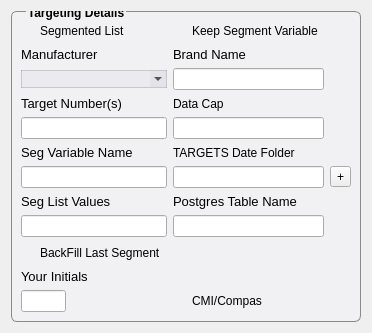
      <widget class="QWidget" name="targetingTab">
       <attribute name="title">
        <string>Targeting</string>
       </attribute>
       <layout class="QHBoxLayout" name="horizontalLayout_2">
        <item>
         <widget class="QGroupBox" name="groupBox">
          <property name="styleSheet">
           <string notr="true">QGroupBox {
font-weight: bold;
border: 1.4px solid rgb(110, 110, 110, 200);
border-radius: 6px;
background: rgb(248, 248, 255, 70);
margin-top: 0.5em;
}
QComboBox {
background-color: rgb(88, 44, 131, 10);
border: 1.4px solid rgb(110, 110, 110, 70);
}
QGroupBox::title {
top: -5px;
left: 15px
}

QLabel {
background: rgb(248, 248, 255, 0);
}

QCheckBox {
background: rgb(248, 248, 255, 0);
}</string>
          </property>
          <property name="title">
           <string>Targeting Details</string>
          </property>
          <layout class="QGridLayout" name="gridLayout_2">
           <item row="22" column="1">
            <widget class="QCheckBox" name="cmi_compass_checkBox">
             <property name="text">
              <string>CMI/Compas</string>
             </property>
            </widget>
           </item>
           <item row="21" column="0">
            <widget class="QLabel" name="label_18">
             <property name="font">
              <font>
               <pointsize>10</pointsize>
              </font>
             </property>
             <property name="text">
              <string>Your Initials</string>
             </property>
            </widget>
           </item>
           <item row="4" column="0">
            <widget class="QLineEdit" name="targetNumber_line_edit">
             <property name="text">
              <string/>
             </property>
            </widget>
           </item>
           <item row="3" column="0">
            <widget class="QLabel" name="label_38">
             <property name="font">
              <font>
               <pointsize>10</pointsize>
              </font>
             </property>
             <property name="text">
              <string>Target Number(s)</string>
             </property>
            </widget>
           </item>
           <item row="0" column="0">
            <widget class="QCheckBox" name="segmentList_checkBox">
             <property name="text">
              <string>Segmented List</string>
             </property>
            </widget>
           </item>
           <item row="2" column="1">
            <widget class="QLineEdit" name="brandName_line_edit_2">
             <property name="text">
              <string/>
             </property>
            </widget>
           </item>
           <item row="1" column="1">
            <widget class="QLabel" name="label_15">
             <property name="font">
              <font>
               <pointsize>10</pointsize>
              </font>
             </property>
             <property name="text">
              <string>Brand Name</string>
             </property>
            </widget>
           </item>
           <item row="0" column="1">
            <widget class="QCheckBox" name="keepSeg_checkBox">
             <property name="text">
              <string>Keep Segment Variable</string>
             </property>
            </widget>
           </item>
           <item row="22" column="0">
            <widget class="QLineEdit" name="myInit_line_edit_2">
             <property name="maximumSize">
              <size>
               <width>45</width>
               <height>16777215</height>
              </size>
             </property>
             <property name="text">
              <string/>
             </property>
            </widget>
           </item>
           <item row="1" column="0">
            <widget class="QLabel" name="label_37">
             <property name="font">
              <font>
               <pointsize>10</pointsize>
              </font>
             </property>
             <property name="text">
              <string>Manufacturer</string>
             </property>
            </widget>
           </item>
           <item row="2" column="0">
            <widget class="QComboBox" name="targetManuName_comboBox">
             <property name="frame">
              <bool>true</bool>
             </property>
             <item>
              <property name="text">
               <string/>
              </property>
             </item>
             <item>
              <property name="text">
               <string>AbbVie</string>
              </property>
             </item>
             <item>
              <property name="text">
               <string>Alkermes</string>
              </property>
             </item>
             <item>
              <property name="text">
               <string>AMAG</string>
              </property>
             </item>
             <item>
              <property name="text">
               <string>Amarin</string>
              </property>
             </item>
             <item>
              <property name="text">
               <string>Amgen</string>
              </property>
             </item>
             <item>
              <property name="text">
               <string>Astellas</string>
              </property>
             </item>
             <item>
              <property name="text">
               <string>AstraZeneca</string>
              </property>
             </item>
             <item>
              <property name="text">
               <string>Biogen</string>
              </property>
             </item>
             <item>
              <property name="text">
               <string>BioProducts</string>
              </property>
             </item>
             <item>
              <property name="text">
               <string>Boehringer</string>
              </property>
             </item>
             <item>
              <property name="text">
               <string>Boston Scientific</string>
              </property>
             </item>
             <item>
              <property name="text">
               <string>Celgene</string>
              </property>
             </item>
             <item>
              <property name="text">
               <string>Clovis</string>
              </property>
             </item>
             <item>
              <property name="text">
               <string>Collegium</string>
              </property>
             </item>
             <item>
              <property name="text">
               <string>Daiichi</string>
              </property>
             </item>
             <item>
              <property name="text">
               <string>Genentech</string>
              </property>
             </item>
             <item>
              <property name="text">
               <string>Gilead</string>
              </property>
             </item>
             <item>
              <property name="text">
               <string>GSK</string>
              </property>
             </item>
             <item>
              <property name="text">
               <string>Ipsen</string>
              </property>
             </item>
             <item>
              <property name="text">
               <string>Janssen</string>
              </property>
             </item>
             <item>
              <property name="text">
               <string>Lilly</string>
              </property>
             </item>
             <item>
              <property name="text">
               <string>Mannkind</string>
              </property>
             </item>
             <item>
              <property name="text">
               <string>Medicure</string>
              </property>
             </item>
             <item>
              <property name="text">
               <string>Merck</string>
              </property>
             </item>
             <item>
              <property name="text">
               <string>Novartis</string>
              </property>
             </item>
             <item>
              <property name="text">
               <string>NovoNordisk</string>
              </property>
             </item>
             <item>
              <property name="text">
               <string>Otsuka</string>
              </property>
             </item>
             <item>
              <property name="text">
               <string>Pfizer</string>
              </property>
             </item>
             <item>
              <property name="text">
               <string>Portola</string>
              </property>
             </item>
             <item>
              <property name="text">
               <string>Sanofi-Aventis</string>
              </property>
             </item>
             <item>
              <property name="text">
               <string>Sunovion</string>
              </property>
             </item>
             <item>
              <property name="text">
               <string>Supernus</string>
              </property>
             </item>
             <item>
              <property name="text">
               <string>Takeda</string>
              </property>
             </item>
             <item>
              <property name="text">
               <string>Valeant</string>
              </property>
             </item>
             <item>
              <property name="text">
               <string>Veracyte</string>
              </property>
             </item>
             <item>
              <property name="text">
               <string>Verastem</string>
              </property>
             </item>
             <item>
              <property name="text">
               <string>ViiV</string>
              </property>
             </item>
            </widget>
           </item>
           <item row="5" column="0">
            <widget class="QLabel" name="label_16">
             <property name="font">
              <font>
               <pointsize>10</pointsize>
              </font>
             </property>
             <property name="text">
              <string>Seg Variable Name</string>
             </property>
            </widget>
           </item>
           <item row="7" column="0">
            <widget class="QLabel" name="label_19">
             <property name="font">
              <font>
               <pointsize>10</pointsize>
              </font>
             </property>
             <property name="text">
              <string>Seg List Values</string>
             </property>
            </widget>
           </item>
           <item row="6" column="0">
            <widget class="QLineEdit" name="segVariable_lineEdit"/>
           </item>
           <item row="8" column="0">
            <widget class="QLineEdit" name="segValues_lineEdit"/>
           </item>
           <item row="10" column="0">
            <widget class="QCheckBox" name="backFill_checkBox">
             <property name="text">
              <string>BackFill Last Segment</string>
             </property>
            </widget>
           </item>
           <item row="6" column="2">
            <widget class="QToolButton" name="dateButton">
             <property name="text">
              <string>+</string>
             </property>
             <property name="toolButtonStyle">
              <enum>Qt::ToolButtonIconOnly</enum>
             </property>
            </widget>
           </item>
           <item row="6" column="1">
            <widget class="QLineEdit" name="date_lineEdit"/>
           </item>
           <item row="5" column="1">
            <widget class="QLabel" name="label">
             <property name="text">
              <string>TARGETS Date Folder</string>
             </property>
            </widget>
           </item>
           <item row="10" column="1">
            <widget class="QLabel" name="targetTableName">
             <property name="text">
              <string/>
             </property>
            </widget>
           </item>
           <item row="4" column="1">
            <widget class="QLineEdit" name="dataCap_lineEdit"/>
           </item>
           <item row="8" column="1">
            <widget class="QLineEdit" name="postgresTable_line_edit_2">
             <property name="text">
              <string/>
             </property>
            </widget>
           </item>
           <item row="7" column="1">
            <widget class="QLabel" name="label_36">
             <property name="font">
              <font>
               <pointsize>10</pointsize>
              </font>
             </property>
             <property name="text">
              <string>Postgres Table Name</string>
             </property>
            </widget>
           </item>
           <item row="3" column="1">
            <widget class="QLabel" name="label_28">
             <property name="text">
              <string>Data Cap</string>
             </property>
            </widget>
           </item>
          </layout>
         </widget>
        </item>
       </layout>
      </widget>
